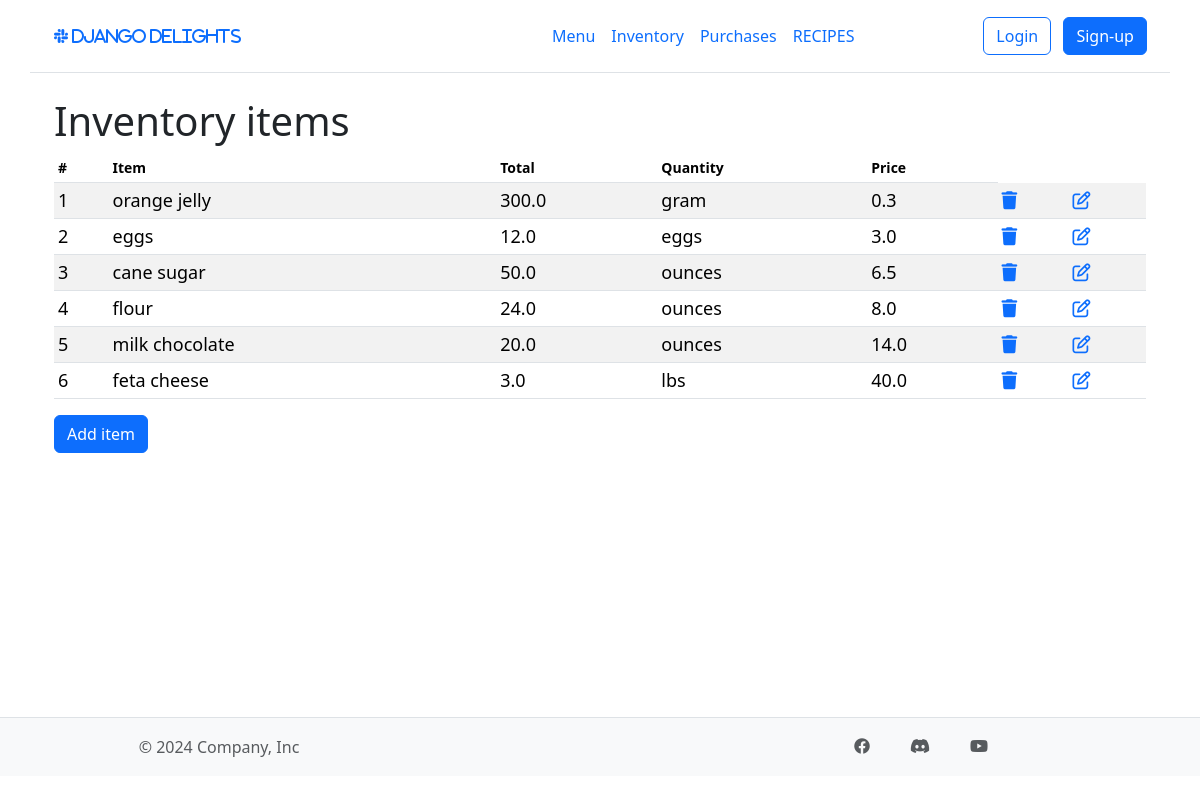
The app's page /inventory/, older data.
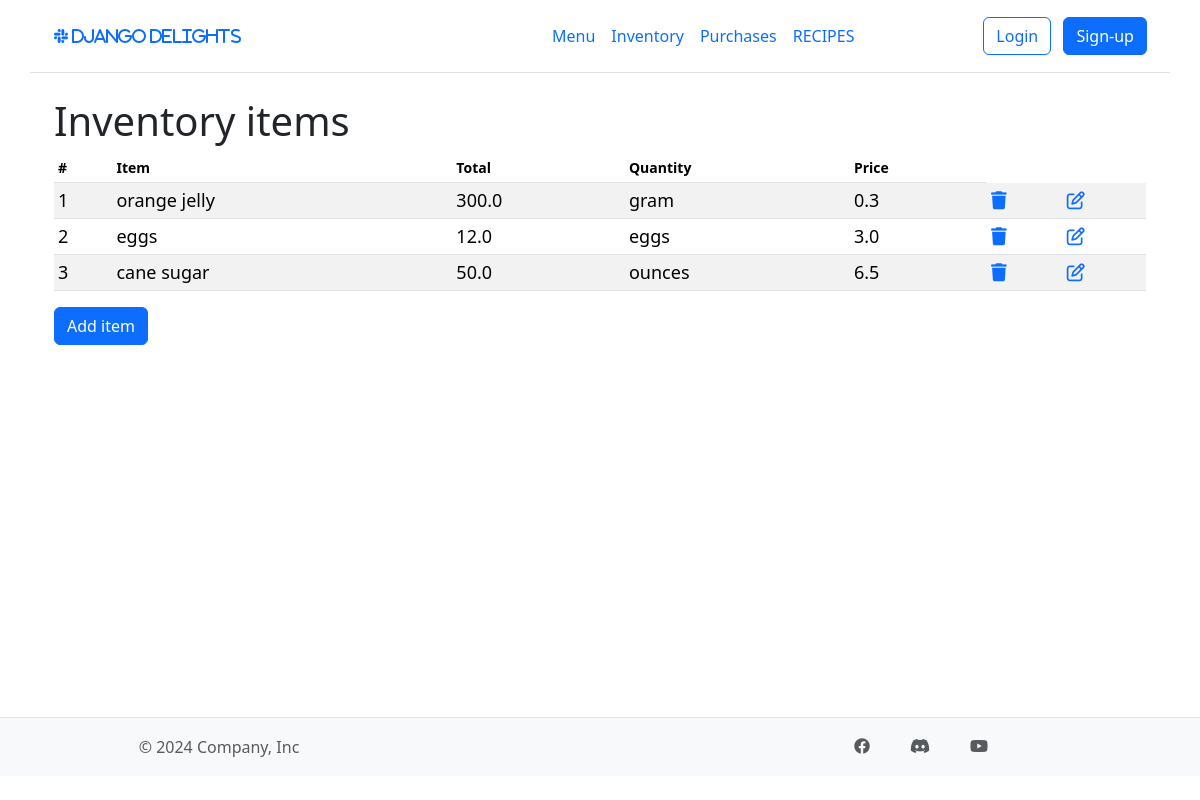
The same page, newer data.
### inventory/models.py (models this page shows, shortened)
class Ingredient(models.Model):
    name = models.CharField(max_length=50)
    quantity = models.FloatField(default=0)
    unit = models.CharField(max_length=10)
    unit_price = models.FloatField(null=False, blank=False)

### inventory/views.py (the view)
# urls.py: path("", include("inventory.urls")),
def inventory(request):
    return render(
        request,
        "inventory/inventory.html",
        context={"ingredients": Ingredient.objects.all()},
    )

### inventory/templates/inventory/inventory.html (shortened to what this page needs)
{% extends "inventory/base.html" %}
{%load static%}
{% block content %}
<div class="container table-responsive small">
    <h1>Inventory items</h1>
    <table class='table table-striped table-sm'>
        <thead>
            <tr>
                <th scope="col">#</th>
                <th scope="col">Item</th>
                <th scope="col">Total</th>
                <th scope="col">Quantity</th>
                <th scope="col">Price</th>
            </tr>
        </thead>
        <tbody>
            {% for item in ingredients %}
                <tr class="table-row" style="font-size: 18px;">
                    <td>{{item.id}}</td>
                    <td>{{item.name}}</td>
                    <td>{{item.quantity}}</td>
                    <td>{{item.unit}}</td>
                    <td>{{item.unit_price}}</td>
                    <td><a href="{%url 'delete' item.id %}?model=inventory"><i class="fa fa-trash"></i></a></td>
                    <td><a href="{%url  'item_update' item.id %}?model=inventory"><i class="fa-regular fa-pen-to-square"></i></a></td>
                </tr>
            {% endfor %}
        </tbody>
    </table>
    <a href="{%url 'create_item' %}" class="btn btn-primary">Add item</a>
</div>
{% endblock content %}

Row changes from the older to the newer data that the page shows:
removed Ingredient: id "4", name "flour", quantity "24.0", unit "ounces", unit_price "8.0"
removed Ingredient: id "5", name "milk chocolate", quantity "20.0", unit "ounces", unit_price "14.0"
removed Ingredient: id "6", name "feta cheese", quantity "3.0", unit "lbs", unit_price "40.0"
